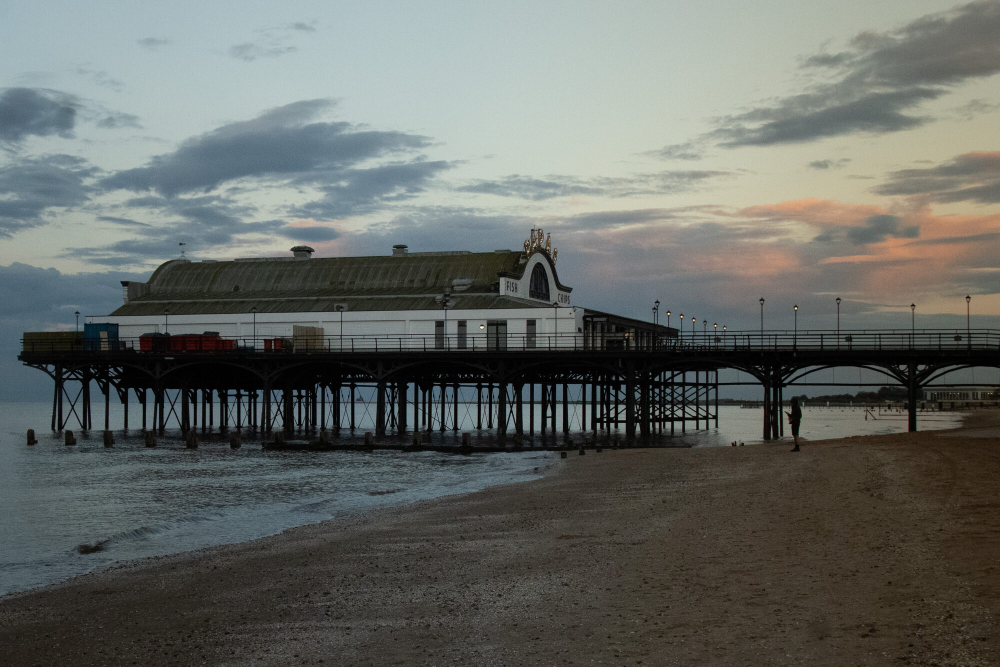
#> input picture photos/cleethorpes/15_cleethorpes_pier.jpg, 2000 x 1333 px (shown at 1/2 size); its folder holds only this picture in this run
$ python optimise_images.py
#> lines starting #> are read from the running program, lines starting #| are printed output that depends on the picture
#!/usr/bin/env python3
"""
Still Sonic Media - image optimiser
===================================
Runs automatically on GitHub whenever you upload a photo (see
.github/workflows/optimise-images.yml). You can also run it yourself:
    python3 tools/optimise_images.py

What it does (safe to run as often as you like - it only does what's missing):
 0. Shrinks any original over 2000 px on its long edge down to 2000 px
    (phone photos are often 4000 px and 4-6 MB - far bigger than needed).
 1. For every photo in photos/ (one folder per gallery page, e.g.
    photos/concert/), makes smaller WebP copies in img/ using the same
    folders (640 px and 1280 px wide). Phones download these instead of the
    2000 px original, which is roughly 5-10x smaller.
 2. Adds srcset / sizes / width / height to every <img> on the public
    pages, so the browser picks the right size and the page doesn't jump
    while photos load. The original .jpg stays as the fallback and is
    still what the lightbox opens at full size.
 3. Writes img/manifest.js, which the blog uses to do the same for posts.

Needs Pillow:  pip install Pillow
"""
import glob, json, os, re, sys
from PIL import Image, ImageOps

ROOT = os.path.dirname(os.path.dirname(os.path.abspath(__file__)))
OUT = os.path.join(ROOT, 'img')
WIDTHS = [640, 1280]
QUALITY = 80
# Size limits: grainy or very detailed shots get re-encoded at a lower quality
# until they fit. Keeps every page light without visibly hurting the photo.
CAP_KB = {640: 70, 1280: 190}       # phone copies in img/
ORIGINAL_CAP_KB = 550               # the full-size original used by the lightbox
PAGES = [p for p in glob.glob(os.path.join(ROOT, '*.html')) if not p.endswith('index_prototype.html')]

# How wide each kind of image shows on screen, so the browser picks well.
SIZES = {
    'project-card': '(max-width: 1024px) 50vw, 340px',
    'default': '(max-width: 768px) 100vw, (max-width: 1100px) 50vw, 460px',
}

MAX_EDGE = 2000
PHOTO_EXT = ('.jpg', '.jpeg', '.png')

PHOTO_DIR = os.path.join(ROOT, 'photos')

def find_photos():
    # photos/<page>/<file>; anything left loose in the repo root is picked up too
    found = glob.glob(os.path.join(PHOTO_DIR, '**', '*'), recursive=True) + glob.glob(os.path.join(ROOT, '*'))
    return sorted(p for p in found if os.path.isfile(p) and p.lower().endswith(PHOTO_EXT))

import hashlib

def file_hash(path):
    return hashlib.sha1(open(path, 'rb').read()).hexdigest()[:16]

def load_previous():
    """Last run's manifest, so each photo is only processed once."""
    try:
        txt = open(os.path.join(OUT, 'manifest.js')).read()
        return json.loads(txt[txt.index('{'):txt.rindex('}') + 1])
    except Exception:
        return {}

def shrink_original(path, im):
    """New photos only: cap at MAX_EDGE px and ORIGINAL_CAP_KB so the lightbox stays quick."""
    if max(im.size) > MAX_EDGE:
        im.thumbnail((MAX_EDGE, MAX_EDGE), Image.LANCZOS)
        if path.lower().endswith('.png'):
            im.save(path, 'PNG', optimize=True)
        else:
            im.convert('RGB').save(path, 'JPEG', quality=86, optimize=True, progressive=True)
        print('shrank', os.path.basename(path), 'to', im.size)
    if not path.lower().endswith('.png') and os.path.getsize(path) > ORIGINAL_CAP_KB * 1024:
        import io
        for q in (84, 80, 76, 72):
            buf = io.BytesIO()
            im.convert('RGB').save(buf, 'JPEG', quality=q, optimize=True, progressive=True)
            if buf.tell() <= ORIGINAL_CAP_KB * 1024:
                break
        if buf.tell() < os.path.getsize(path):
            old = os.path.getsize(path) // 1024
            open(path, 'wb').write(buf.getvalue())
            print('lightened', os.path.basename(path), f'{old} KB -> {buf.tell()//1024} KB (q{q})')
    return im

def make_webp(im, out, target):
    w, h = im.size
    small = im.convert('RGB').resize((target, round(h * target / w)), Image.LANCZOS)
    for q in (QUALITY, 74, 68, 62, 56):
        small.save(out, 'WEBP', quality=q, method=6)
        if os.path.getsize(out) <= CAP_KB[target] * 1024:
            break
    print('made', os.path.relpath(out, ROOT), f'q{q}', f'{os.path.getsize(out)//1024} KB')

def build_variants():
    previous = load_previous()
    manifest = {}
    os.makedirs(OUT, exist_ok=True)
    for path in find_photos():
        name = os.path.relpath(path, ROOT).replace(os.sep, '/')   # e.g. photos/concert/18_concert_stage.jpg
        sub = os.path.dirname(os.path.relpath(path, PHOTO_DIR)) if path.startswith(PHOTO_DIR) else ''
        stem = os.path.splitext(os.path.basename(path))[0]
        out_dir = os.path.join(OUT, sub)
        os.makedirs(out_dir, exist_ok=True)
        try:
            im = ImageOps.exif_transpose(Image.open(path))
#> im is the input picture: PIL image 2000x1333 RGB; mean R, G, B 100.8, 104.5, 100.3
            im.load()
        except Exception as e:
            print(f'SKIPPED {name}: not a readable image ({e.__class__.__name__}). Re-upload it.')
            continue
        prev = previous.get(name, {})
        # Already processed and unchanged? Then leave it alone (no repeated re-compression).
        # Entries from before hashes were recorded count as processed.
        unchanged = (prev.get('hash') == file_hash(path)) if prev.get('hash') else bool(prev)
        if not unchanged:
            im = shrink_original(path, im)
        w, h = im.size
#> w = 2000; h = 1333
        entries = []
        for target in WIDTHS:
            if target >= w:
                continue
            out = os.path.join(out_dir, f'{stem}-{target}.webp')
            if not unchanged or not os.path.exists(out):
                make_webp(im, out, target)
            entries.append(os.path.relpath(out, ROOT).replace(os.sep, '/') + f' {target}w')
#> this loop made 2 passes
#> pass 1, in make_webp, `small = im.convert('RGB').resize((target, round(h * target / w)), Imag..`:
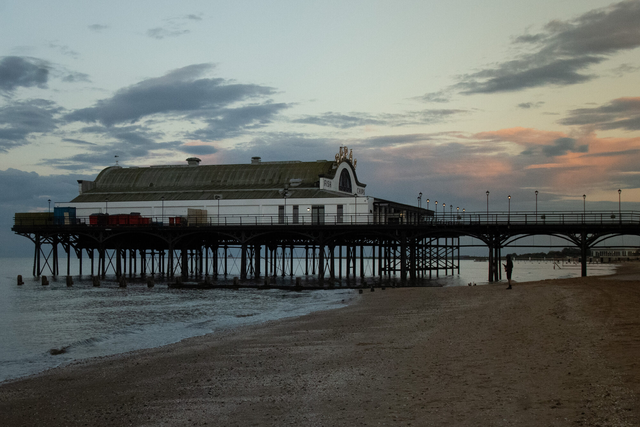
#> small: PIL image 640x427 RGB; mean R, G, B 100.8, 104.5, 100.3
#> after the loop, entries = 2 items
        entries.append(f'{name} {w}w')
        manifest[name] = {'w': w, 'h': h, 'srcset': ', '.join(entries), 'hash': file_hash(path)}
#> pass 2 of the loop in build_variants, `for path in find_photos():`:
#> name = 'photos/concert/04_ptv_brickwall.jpg'
#> sub = 'concert'
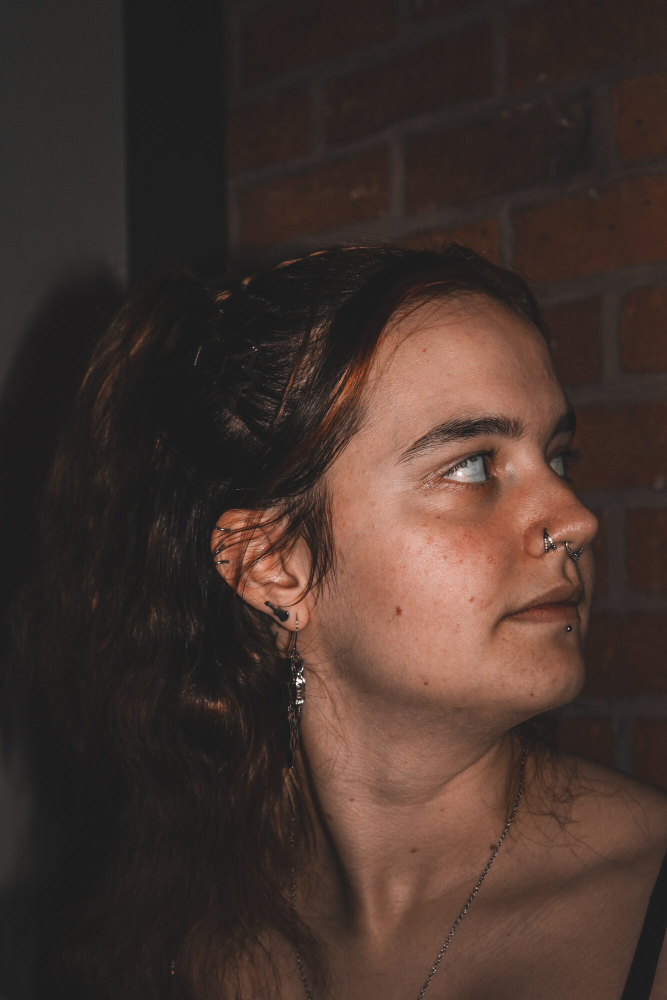
#> input picture photos/concert/04_ptv_brickwall.jpg, 1334 x 2000 px (shown at 1/2 size)
#> in build_variants, im is the input picture: PIL image 1334x2000 RGB; mean R, G, B 68.1, 51.6, 45.3
#> prev = 0 items
#> unchanged = False
#> the loop in build_variants, `for target in WIDTHS:` made 2 passes
#| made img/concert/04_ptv_brickwall-640.webp q80 24 KB
#| made img/concert/04_ptv_brickwall-1280.webp q80 81 KB
#> pass 1, in make_webp (call 3), `small = im.convert('RGB').resize((target, round(h * target / w)), Imag..`:
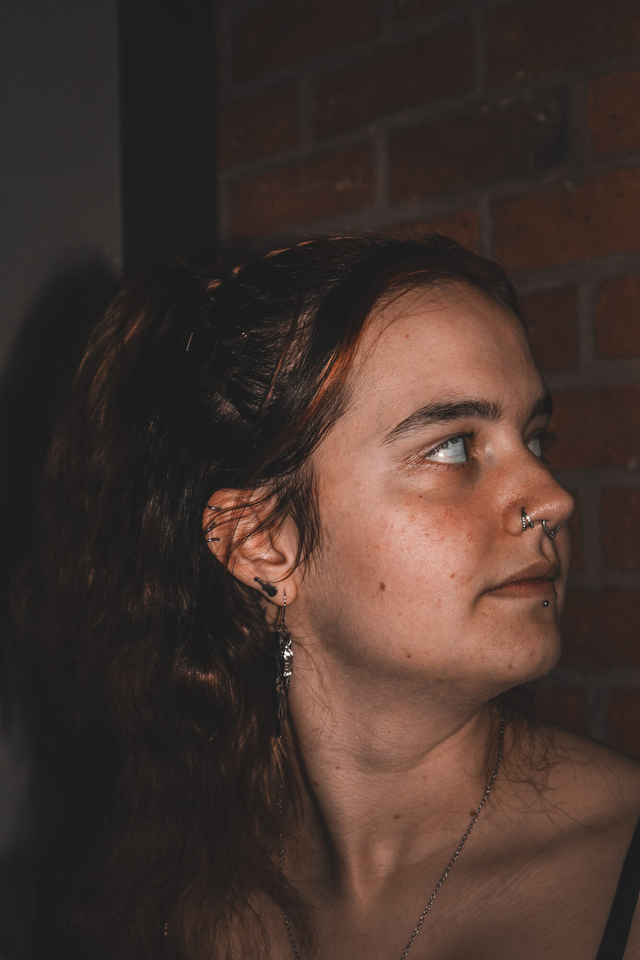
#> small: PIL image 640x960 RGB; mean R, G, B 68.1, 51.6, 45.3
    with open(os.path.join(OUT, 'manifest.js'), 'w') as f:
        f.write('/* Made by tools/optimise_images.py - do not edit by hand */\n')
        f.write('window.SSM_IMAGES = ' + json.dumps(manifest, indent=1) + ';\n')
    return manifest

IMG_RE = re.compile(r'<img\b[^>]*>', re.S)

def set_attr(tag, attr, value):
    if re.search(rf'\s{attr}="[^"]*"', tag):
        return re.sub(rf'\s{attr}="[^"]*"', f' {attr}="{value}"', tag)
    return tag.replace('<img', f'<img {attr}="{value}"', 1)

def update_pages(manifest):
    for page in PAGES:
        html = open(page).read()
        orig = html
        def fix(m):
            tag = m.group(0)
            src = re.search(r'\ssrc="([^"]+)"', tag)
            if not src or src.group(1) not in manifest:
                return tag
            info = manifest[src.group(1)]
            before = html[max(0, m.start() - 300):m.start()]
            kind = 'project-card' if before.rfind('project-card') > before.rfind('gallery-item') else 'default'
            for attr, val in (('srcset', info['srcset']), ('sizes', SIZES[kind]),
                              ('width', info['w']), ('height', info['h']), ('decoding', 'async')):
                tag = set_attr(tag, attr, val)
            return tag
        html = IMG_RE.sub(fix, html)
        if html != orig:
            open(page, 'w').write(html)
            print('updated', os.path.basename(page))
#> this loop made 0 passes

if __name__ == '__main__':
    update_pages(build_variants())
